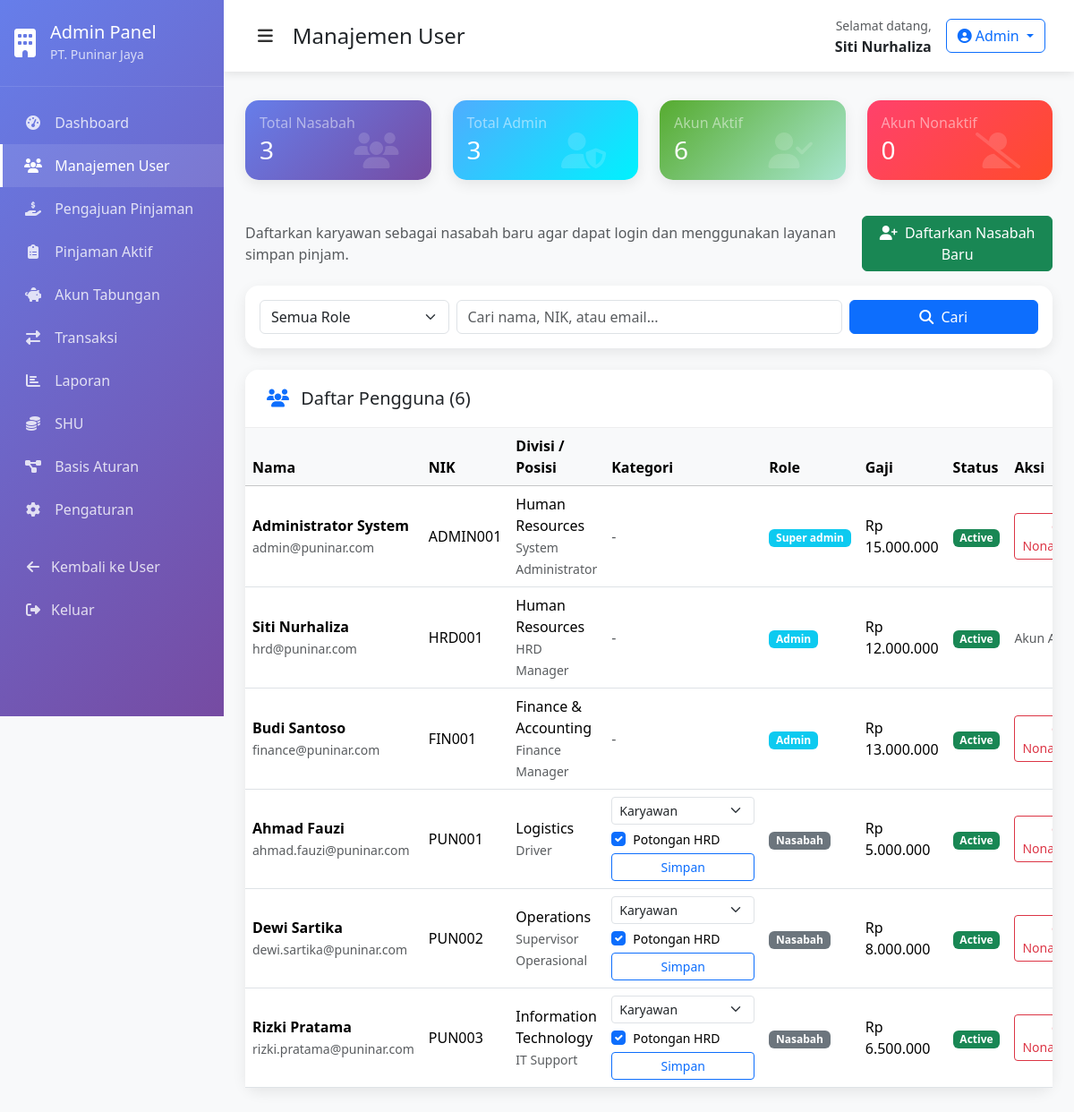
/admin-users.php (signed in), run on the app's committed database.
### tables this page shows
CREATE TABLE users (
    id INT PRIMARY KEY AUTO_INCREMENT,
    nik VARCHAR(20) UNIQUE NOT NULL,
    full_name VARCHAR(100) NOT NULL,
    email VARCHAR(100) UNIQUE NOT NULL,
    phone VARCHAR(15) NOT NULL,
    password VARCHAR(255) NOT NULL,
    role ENUM('nasabah', 'admin', 'super_admin') DEFAULT 'nasabah',
    division_id INT,
    position VARCHAR(50),
    member_category ENUM('karyawan','driver','outsourcing') NOT NULL DEFAULT 'karyawan',
    payroll_deduction TINYINT(1) NOT NULL DEFAULT 1,
    employment_date DATE,
    monthly_salary DECIMAL(15,2),
    status ENUM('active', 'inactive', 'resigned') DEFAULT 'active',
    profile_photo VARCHAR(255),
    address TEXT,
    is_verified BOOLEAN DEFAULT FALSE,
    last_login TIMESTAMP NULL,
    created_at TIMESTAMP DEFAULT CURRENT_TIMESTAMP,
    updated_at TIMESTAMP DEFAULT CURRENT_TIMESTAMP ON UPDATE CURRENT_TIMESTAMP,
    FOREIGN KEY (division_id) REFERENCES divisions(id)
);

CREATE TABLE divisions (
    id INT PRIMARY KEY AUTO_INCREMENT,
    name VARCHAR(100) NOT NULL,
    code VARCHAR(20) UNIQUE NOT NULL,
    created_at TIMESTAMP DEFAULT CURRENT_TIMESTAMP
);

### admin-users.php (the view, shortened to what the rows shown need)
<?php
require_once 'includes/init.php';
$auth->requireAuth();
$auth->requireRole(['admin', 'super_admin']);
$user = $auth->getCurrentUser();
$page = max(1, (int)($_GET['page'] ?? 1));
$limit = 15;
$offset = ($page - 1) * $limit;
$conditions = [];
$params = [];
$whereClause = $conditions ? 'WHERE ' . implode(' AND ', $conditions) : '';
$users = $db->select(
    "SELECT u.*, d.name as division_name
     FROM users u
     LEFT JOIN divisions d ON u.division_id = d.id
     $whereClause
     ORDER BY u.created_at DESC
     LIMIT $limit OFFSET $offset",
    $params
);
renderAdminHeader('Manajemen User - Admin', 'admin-users.php', $user, 'Manajemen User');
?>
<div class="card content-card">
    <div class="card-body p-0">
        <?php if (empty($users)): ?>
            <div class="text-center text-muted py-5"><i class="fas fa-user-slash fa-3x mb-3"></i><p>Tidak ada pengguna ditemukan.</p></div>
        <?php else: ?>
            <div class="table-responsive">
                <table class="table table-hover mb-0 align-middle">
                    <thead class="table-light">
                        <tr><th>Nama</th><th>NIK</th><th>Divisi / Posisi</th><th>Kategori</th><th>Role</th><th>Gaji</th><th>Status</th><th>Aksi</th></tr>
                    </thead>
                    <tbody>
                        <?php foreach ($users as $u): ?>
                            <tr>
                                <td>
                                    <strong><?php echo htmlspecialchars($u['full_name']); ?></strong><br>
                                    <small class="text-muted"><?php echo htmlspecialchars($u['email']); ?></small>
                                </td>
                                <td><?php echo htmlspecialchars($u['nik']); ?></td>
                                <td>
                                    <?php echo htmlspecialchars($u['division_name'] ?? '-'); ?><br>
                                    <small class="text-muted"><?php echo htmlspecialchars($u['position'] ?? '-'); ?></small>
                                </td>
                                <td>
                                    <?php if ($u['role'] === 'nasabah'): ?>
                                        <form method="POST" class="d-flex flex-column gap-1" style="min-width: 160px;">
                                            <select name="member_category" class="form-select form-select-sm">
                                                <?php foreach (['karyawan' => 'Karyawan', 'driver' => 'Driver', 'outsourcing' => 'Outsourcing'] as $key => $label): ?>
                                                    <option value="<?php echo $key; ?>" <?php echo ($u['member_category'] ?? 'karyawan') === $key ? 'selected' : ''; ?>><?php echo $label; ?></option>
                                                <?php endforeach; ?>
                                            </select>
                                            <div class="form-check form-check-inline m-0">
                                                <input class="form-check-input" type="checkbox" name="payroll_deduction" value="1" id="pay_<?php echo (int)$u['id']; ?>"
                                                       <?php echo ((int)($u['payroll_deduction'] ?? 1) === 1) ? 'checked' : ''; ?>>
                                                <label class="form-check-label small" for="pay_<?php echo (int)$u['id']; ?>">Potongan HRD</label>
                                            </div>
                                            <button type="submit" class="btn btn-sm btn-outline-primary">Simpan</button>
                                        </form>
                                    <?php else: ?>
                                        <span class="text-muted">-</span>
                                    <?php endif; ?>
                                </td>
                                <td><span class="badge bg-<?php echo $u['role'] === 'nasabah' ? 'secondary' : 'info'; ?>"><?php echo ucfirst(str_replace('_', ' ', $u['role'])); ?></span></td>
                                <td><?php echo formatRupiah($u['monthly_salary']); ?></td>
                                <td><span class="badge bg-<?php echo $u['status'] === 'active' ? 'success' : 'danger'; ?>"><?php echo ucfirst($u['status']); ?></span></td>
                                <td>
                                    <?php if ($u['id'] != $user['id']): ?>
                                        <form method="POST" class="d-inline" onsubmit="return confirm('Ubah status pengguna ini?');">
                                            <button type="submit" class="btn btn-sm btn-outline-<?php echo $u['status'] === 'active' ? 'danger' : 'success'; ?>">
                                                <?php echo $u['status'] === 'active' ? 'Nonaktifkan' : 'Aktifkan'; ?>
                                            </button>
                                        </form>
                                    <?php else: ?>
                                        <span class="text-muted small">Akun Anda</span>
                                    <?php endif; ?>
                                </td>
                            </tr>
                        <?php endforeach; ?>
                    </tbody>
                </table>
            </div>
        <?php endif; ?>
    </div>
</div>
<?php renderAdminFooter(); ?>

### includes/admin-layout.php (shortened to what the rows shown need)
<?php
function renderAdminHeader($pageTitle, $activePage, $user, $heading = '') {
    $displayName = $user['name'] ?? ($user['full_name'] ?? 'Admin');
    $role = $user['role'] ?? 'admin';
    ?>
<!DOCTYPE html>
<html lang="id">
<head>
    <link href="https://cdn.jsdelivr.net/npm/bootstrap@5.3.2/dist/css/bootstrap.min.css" rel="stylesheet">
    <link href="https://cdnjs.cloudflare.com/ajax/libs/font-awesome/6.4.0/css/all.min.css" rel="stylesheet">
</head>
<body>
    <div class="admin-main-content" id="mainContent">
        <div class="admin-topbar">
            <div class="d-flex justify-content-between align-items-center">
                <div class="d-flex align-items-center">
                    <div class="me-3 text-end">
                        <small class="text-muted">Selamat datang,</small><br>
                        <strong><?php echo htmlspecialchars($displayName); ?></strong>
                    </div>
                    <div class="dropdown">
                        <button class="btn btn-outline-primary dropdown-toggle" type="button" data-bs-toggle="dropdown">
                            <i class="fas fa-user-circle me-1"></i><?php echo ucfirst($role); ?>
                        </button>
                    </div>
                </div>
            </div>
        </div>
        <div class="container-fluid px-4 pb-5">
    <?php
}
function renderAdminFooter() {
    ?>
        </div>
    </div>
</body>
</html>
    <?php
}

### data on the page
users: full_name "Siti Nurhaliza", role "Admin", email "hrd@puninar.com", nik "HRD001", division.name "Human Resources", position "HRD Manager", monthly_salary "Rp 12.000.000", status "Active", shows "Akun…"
users: full_name "Administrator System", email "admin@puninar.com", nik "ADMIN001", division.name "Human Resources", position "System Administrator", role "Super admin", monthly_salary "Rp 15.000.000", status "Active", shows "Nonaktifkan"
users: full_name "Budi Santoso", email "finance@puninar.com", nik "FIN001", division.name "Finance & Accounting", position "Finance Manager", role "Admin", monthly_salary "Rp 13.000.000", status "Active", shows "Nonaktifkan"
users: full_name "Ahmad Fauzi", email "ahmad.fauzi@puninar.com", nik "PUN001", division.name "Logistics", position "Driver", member_category "Karyawan", payroll_deduction "☑", role "Nasabah", monthly_salary "Rp 5.000.000", status "Active", shows "Nonaktifkan"
users: full_name "Dewi Sartika", email "dewi.sartika@puninar.com", nik "PUN002", division.name "Operations", position "Supervisor Operasional", member_category "Karyawan", payroll_deduction "☑", role "Nasabah", monthly_salary "Rp 8.000.000", status "Active", shows "Nonaktifkan"
users: full_name "Rizki Pratama", email "rizki.pratama@puninar.com", nik "PUN003", division.name "Information Technology", position "IT Support", member_category "Karyawan", payroll_deduction "☑", role "Nasabah", monthly_salary "Rp 6.500.000", status "Active", shows "Nonaktifkan"

### other printed values
$item[0] "Dashboard"
$item[0] "Manajemen User"
$item[0] "Pengajuan Pinjaman"
$item[0] "Pinjaman Aktif"
$item[0] "Akun Tabungan"
$item[0] "Transaksi"
$item[0] "Laporan"
$item[0] "SHU"
$item[0] "Basis Aturan"
$item[0] "Pengaturan"
$heading "Manajemen User"
$stats['total_nasabah'] "3"
$stats['total_admin'] "3"
$stats['total_active'] "6"
$stats['total_inactive'] "0"
